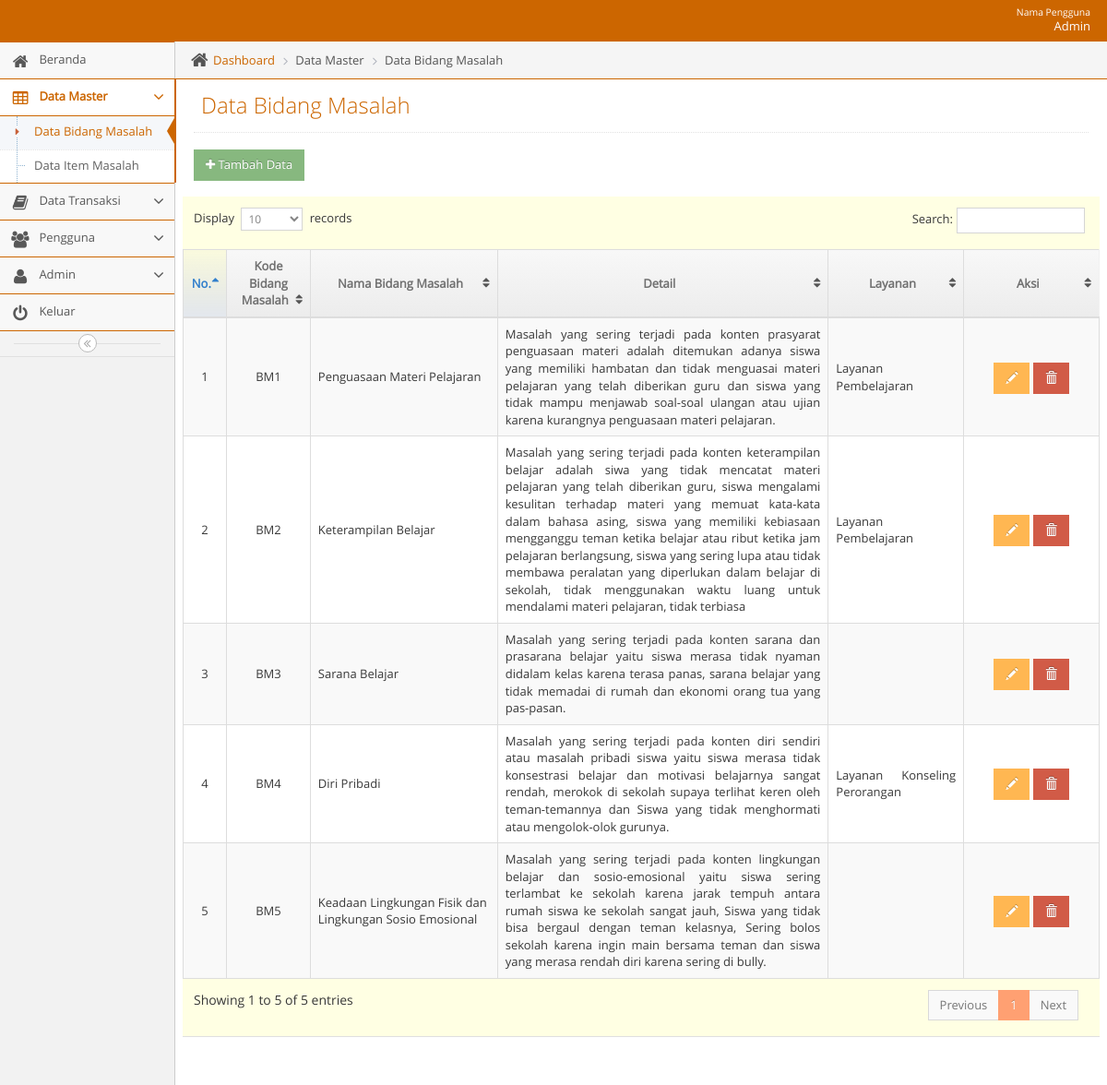
Before: /admin/adminmainapp.php?unit=bidang_masalah_unit&act=datagrid (signed in) with the older database file.
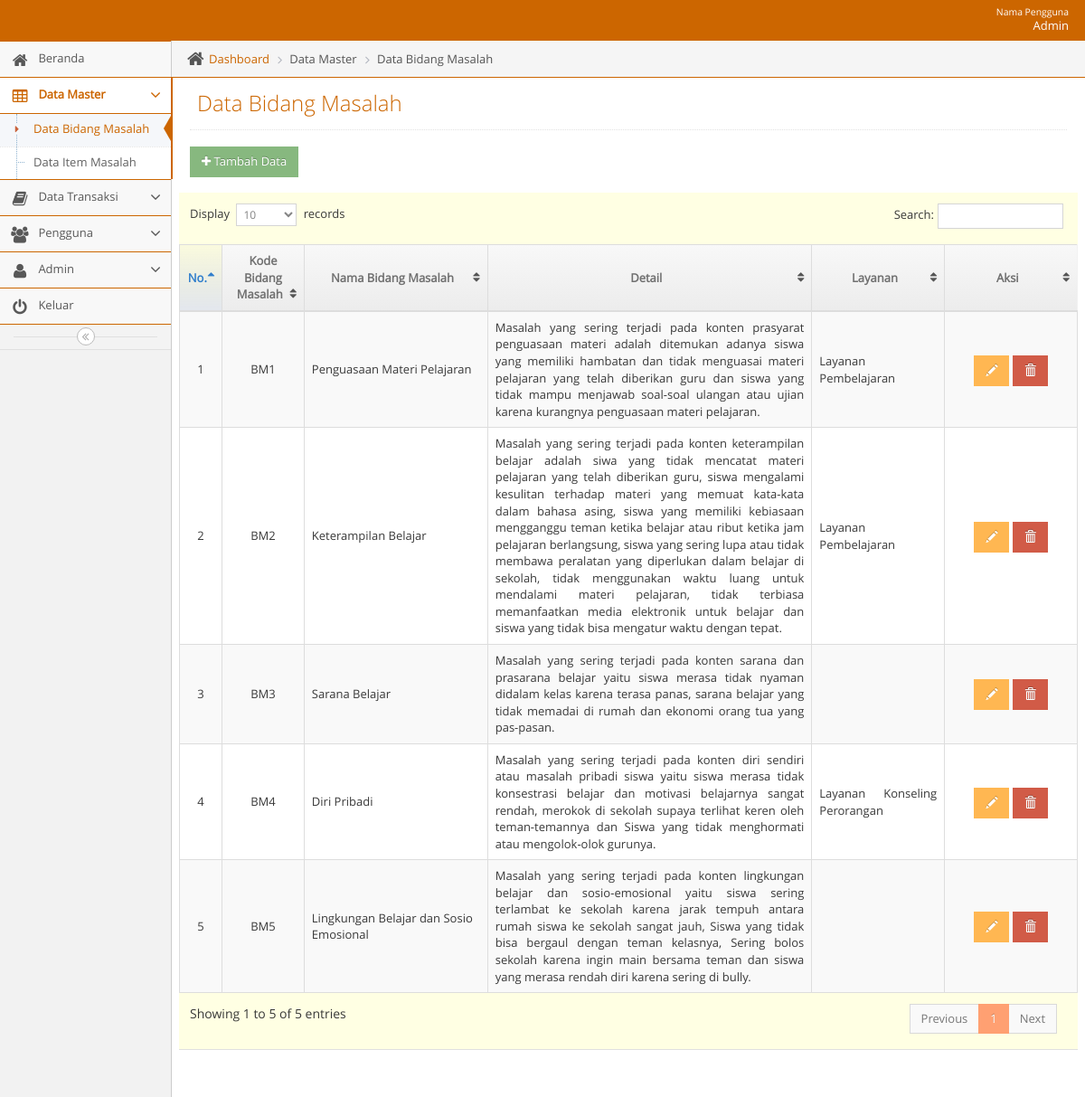
After: the same page with the newer database file.
### tables this page shows
CREATE TABLE `t_bidang_masalah` (
  `id_bidang_masalah` int(11) NOT NULL,
  `kode_bidang_masalah` varchar(5) NOT NULL,
  `nama_bidang_masalah` varchar(100) NOT NULL,
  `detail_bidang_masalah` varchar(1000) NOT NULL,
  `layanan` varchar(1000) NOT NULL
);

### admin/unit/bidang_masalah_unit.php (the view, shortened to what this page needs)
<?php
require_once '../lib/koneksi.php';
$act = $_GET['act'];
switch($act){
    case "datagrid":
        ?>
<?php
include("../admin/leftbar.php");
?>
<div class="main-content">
    <div class="main-content-inner">
        <div class="breadcrumbs ace-save-state" id="breadcrumbs">
            <ul class="breadcrumb">
                <li>
                    <i class="ace-icon fa fa-home home-icon"></i>
                    <a href="adminmainapp.php?unit=dashboard">Dashboard</a>
                </li>
                <li>Data Master</li>
                <li>Data Bidang Masalah</li>
            </ul>
        </div>
        <div class="page-content">
            <div class="page-header">
                <h1>Data Bidang Masalah
                </h1>
            </div>
            <h1>
                <a href="?unit=bidang_masalah_unit&act=input">
                    <button class="btn btn-sm btn-success"><i class="fa fa-plus"></i> Tambah Data</button>
                </a>
            </h1>
            <div class="row">
                <div class="col-xs-12">
                    <div class="row">
                        <div class="box box-primary">
                            <div class="box-body table-responsive padding">
                                <table id="datatable" class="table table-striped table-bordered table-hover">
                                    <thead>
                                        <tr>
                                            <th style="text-align: center; width: 6%">No.</th>
                                            <th style="text-align: center; width: 10%">Kode Bidang Masalah</th>
                                            <th style="text-align: center; width: 20%">Nama Bidang Masalah</th>
                                            <th style="text-align: center; width: 34%">Detail</th>
                                            <th style="text-align: center; width: 15%">Layanan</th>
                                            <th style="text-align: center; width: 15%">Aksi</th>
                                        </tr>
                                    </thead>
                                    <tbody>
                                        <?php $no=1;
                                    $qdatagrid =" SELECT * FROM t_bidang_masalah ";
                                    $rdatagrid = mysqli_query($mysqli, $qdatagrid);
                                    while($ddatagrid=mysqli_fetch_assoc($rdatagrid)) {
                                        echo "
                                        <tr>
                                             <td style= text-align:center;vertical-align:middle>$no</td>
                                             <td style= text-align:center;vertical-align:middle>$ddatagrid[kode_bidang_masalah]</td>
                                             <td style= text-align:left;vertical-align:middle>$ddatagrid[nama_bidang_masalah]</td>
                                             <td style= text-align:justify;vertical-align:middle>$ddatagrid[detail_bidang_masalah]</td>
                                             <td style= text-align:justify;vertical-align:middle>$ddatagrid[layanan]</td>
                                             <td style=text-align:center;vertical-align:middle>
                                                 <a href=?unit=bidang_masalah_unit&act=update&kode_bidang_masalah=$ddatagrid[kode_bidang_masalah] class='btn btn-sm btn-warning glyphicon glyphicon-pencil'> </a>
                                                 <a href=# class='btn btn-sm btn-danger glyphicon glyphicon-trash' onclick='confirm($ddatagrid[id_bidang_masalah])'></a>
                                             </td>
                                        </tr>
                                        ";
                                        $no++;
                                     }
                                     ?>
                                    </tbody>
                                </table>
                            </div>
                        </div>
                    </div>
                </div>
            </div>
        </div>
    </div>
</div>
<?php
include("../admin/footer.php");
?>
</body>
</html>
<?php
        break;
            ?>
<?php
}

Changed rows visible on the page:
changed t_bidang_masalah "BM2": detail_bidang_masalah "…materi pelajaran, tidak terbiasa" → "…materi pelajaran, tidak terbiasa memanfaatkan media elektronik untuk belajar dan siswa yang tidak bisa mengatur waktu dengan tepat."
changed t_bidang_masalah "BM5": nama_bidang_masalah "Keadaan Lingkungan Fisik dan Lingkungan Sosio Emosional" → "Lingkungan Belajar dan Sosio Emosional"
